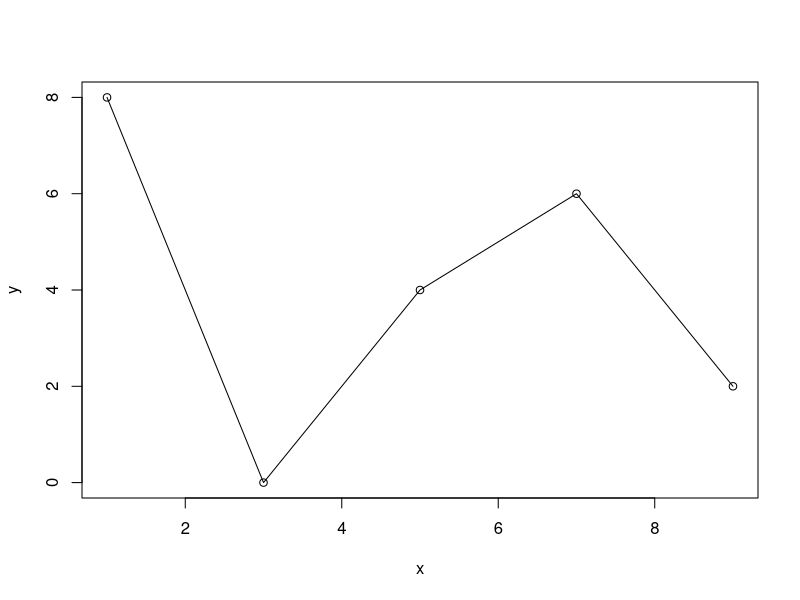

This chart was generated by the following R code:
## This exercise focuses on the most basic plotting
# create two vectors
x <- c(1,3,5,7,9)
y <- c(8,0,4,6,2)

# plot as type "o"
plot(x, y, type = "o")
